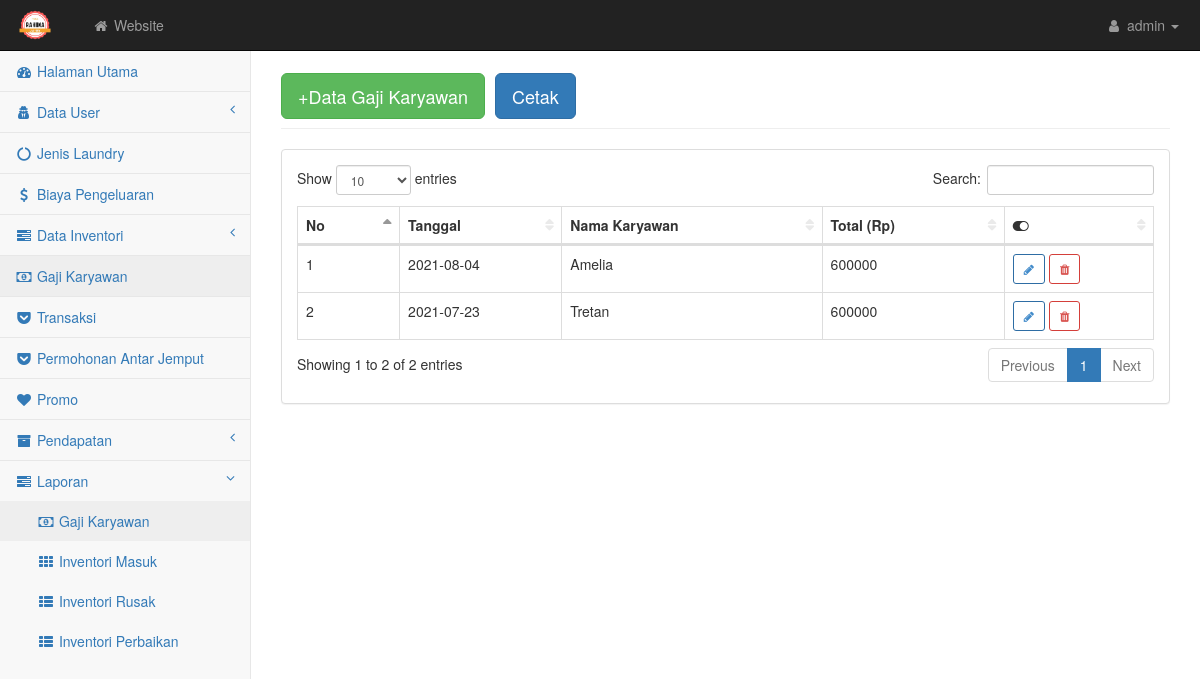
Page /admin/gaji.php on the committed database.
### tables this page shows
CREATE TABLE `gaji` (
  `idgaji` int(5) NOT NULL,
  `id` int(5) NOT NULL,
  `tgl` date NOT NULL,
  `total` float NOT NULL
);

CREATE TABLE `user` (
  `id` int(5) NOT NULL,
  `nama` varchar(100) NOT NULL,
  `username` varchar(10) NOT NULL,
  `password` varchar(10) NOT NULL,
  `jk` enum('Laki-Laki','Wanita') NOT NULL,
  `ttl` varchar(80) NOT NULL,
  `telp` varchar(15) NOT NULL,
  `alamat` text NOT NULL,
  `tugas` varchar(100) NOT NULL,
  `level` varchar(30) NOT NULL
);

### admin/gaji.php (the view, shortened to what this page needs)
<?php require('atas.php') ?>
<div id="page-wrapper">
    <div class="container-fluid">
        <div class="row">
            <div class="col-lg-12">
                <h1 class="page-header"><button class="btn btn-success btn-lg"><a href="gaji_input.php" style="color: white; text-decoration: none">+Data Gaji Karyawan</a></button>
                    <button type="button" class="btn btn-primary btn-lg" data-toggle="modal" data-target="#myModal"> Cetak </button></h1>
            </div>
        </div>
        <div class="row">
            <div class="col-lg-12">
                <div class="panel panel-default">
                    <div class="panel-body">
                        <div class="table-responsive">
                            <table class="table table-bordered table-hover" id="dataTables-example">
                                <thead class="success">
                                    <tr>
                                        <th>No</th>
                                        <th>Tanggal</th>
                                        <th>Nama Karyawan</th>
                                        <th>Total (Rp)</th>
                                        <th><i class="fa fa-toggle-on"></i></th>
                                    </tr>
                                </thead>
                                <tbody>
                                    <?php $no=1; $query = mysqli_query($kon, "SELECT * FROM gaji INNER JOIN user ON gaji.id = user.id ORDER BY tgl DESC");
                                        while($data = mysqli_fetch_array($query)){ ?>
                                            <tr class="odd gradeX">
                                                    <td><?= $no++; ?></td>
                                                    <td><?= $data['tgl'] ?></td>
                                                    <td><?= $data['nama'] ?></td>
                                                    <td><?= $data['total'] ?></td>
                                                    <td>
                                                        <a href="gaji_edit.php?idgaji=<?php echo $data['idgaji']; ?>" class="btn btn-outline btn-primary btn-sm"><i class="fa fa-pencil"></i></a>
                                                        <a href="delete.php?idgaji=<?php echo $data['idgaji'] ?>" class="btn btn-outline btn-danger btn-sm"><i class="fa fa-trash"></i></a>
                                                    </td>
                                                </tr>
                                        <?php } ?>
                                </tbody>
                            </table>
                        </div>
                    </div>
                </div>
            </div>
        </div>
    </div>
</div>
    </div>
<?php require('bawah.php') ?>

### admin/css/startmin.css (style rules this page uses)
body { background-color: #f8f8f8; }
#page-wrapper { padding-top: 30px; min-height: 568px; background-color: #fff; }
@media (min-width:768px) { #page-wrapper { position: inherit; margin-left: 250px; padding: 30px 15px 0 15px; border-left: 1px solid #e7e7e7; } }
.btn-outline { color: inherit; background-color: transparent; transition: all .5s; }
.btn-primary.btn-outline { color: #428bca; }
.btn-danger.btn-outline { color: #d9534f; }
table.dataTable thead .sorting, table.dataTable thead .sorting_asc, table.dataTable thead .sorting_desc, table.dataTable thead .sorting_asc_disabled, table.dataTable thead .sorting_desc_disabled { background: 0 0; }
table.dataTable thead .sorting_asc:after { content: "\f0de"; float: right; font-family: fontawesome; }
table.dataTable thead .sorting:after { content: "\f0dc"; float: right; font-family: fontawesome; color: rgba(50,50,50,.5); }

### rows in the picture
gaji: tgl "2021-08-04", user.nama "Amelia", total "600000"
gaji: tgl "2021-07-23", user.nama "Tretan", total "600000"
